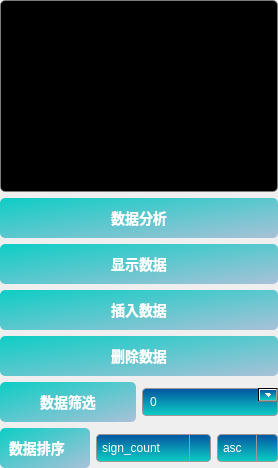
        <widget class="QWidget" name="page">
         <layout class="QVBoxLayout" name="verticalLayout_18">
          <property name="leftMargin">
           <number>0</number>
          </property>
          <property name="topMargin">
           <number>0</number>
          </property>
          <property name="rightMargin">
           <number>0</number>
          </property>
          <property name="bottomMargin">
           <number>0</number>
          </property>
          <item>
           <widget class="QTableView" name="tableView">
            <property name="styleSheet">
             <string notr="true">QTableView {
    background-color: rgba(0, 0, 0, 255);
    color: rgba(255, 255, 255, 255);
    gridline-color: rgba(128, 128, 128, 128);
    alternate-background-color: rgba(30, 30, 30, 255);
    selection-background-color: rgba(13, 206, 197, 255);
    selection-color: rgba(0, 0, 0, 255);
    font: 10pt &quot;Roboto&quot;;
    border: 1px solid rgba(128, 128, 128, 128);
    border-radius: 5px;
    box-shadow: 0 0 5px rgba(0, 0, 0, 50);
}

QTableView::item:hover {
    background-color: rgba(3, 85, 160, 200);
}

QHeaderView::section {
    background-color: qlineargradient(x1:0, y1:0, x2:0, y2:1, stop: 0 rgba(3, 85, 160, 255), stop: 1 rgba(13, 206, 197, 255));
    color: rgba(255, 255, 255, 255);
    font: 10pt &quot;Roboto&quot;;
    padding-left: 4px;
    border: 1px solid rgba(13, 206, 197, 255);
    border-radius: 3px;
}
</string>
            </property>
           </widget>
          </item>
          <item>
           <layout class="QVBoxLayout" name="verticalLayout_9">
            <item>
             <widget class="QPushButton" name="refreshButton_2">
              <property name="styleSheet">
               <string notr="true">QPushButton {
  color: #ffffff; /* 文本颜色 */
  background-color: qlineargradient(x1:0, y1:0, x2:1, y2:1, stop:0 rgb(13, 206, 197), stop:1 rgba(3, 85, 160,0.3)); /* 悬停时的背景渐变 */
  border: none; /* 去除边框 */
  border-radius: 5px; /* 圆角半径 */
  font-size: 14px; /* 文本字号 */
  font-weight: bold; /* 文本加粗 */
  padding: 5px; /* 按钮内边距 */
  min-width: 80px; /* 最小宽度 */
  min-height: 30px; /* 最小高度 */
  font-family: &quot;Microsoft YaHei&quot;;
}

QPushButton:hover {
  background-color: qlineargradient(x1:0, y1:0, x2:1, y2:1, stop:0 rgb(3, 85, 160), stop:1 rgba(3, 85, 160,0.3)); /* 按钮背景渐变 */

}

QPushButton:pressed {
  color: rgb(3, 85, 160); /* 按下时的文本颜色 */
  background-color: #767676; /* 按下时的背景色 */
}
</string>
              </property>
              <property name="text">
               <string>数据分析</string>
              </property>
             </widget>
            </item>
            <item>
             <widget class="QPushButton" name="refreshButton">
              <property name="styleSheet">
               <string notr="true">QPushButton {
  color: #ffffff; /* 文本颜色 */
  background-color: qlineargradient(x1:0, y1:0, x2:1, y2:1, stop:0 rgb(13, 206, 197), stop:1 rgba(3, 85, 160,0.3)); /* 悬停时的背景渐变 */
  border: none; /* 去除边框 */
  border-radius: 5px; /* 圆角半径 */
  font-size: 14px; /* 文本字号 */
  font-weight: bold; /* 文本加粗 */
  padding: 5px; /* 按钮内边距 */
  min-width: 80px; /* 最小宽度 */
  min-height: 30px; /* 最小高度 */
  font-family: &quot;Microsoft YaHei&quot;;
}

QPushButton:hover {
  background-color: qlineargradient(x1:0, y1:0, x2:1, y2:1, stop:0 rgb(3, 85, 160), stop:1 rgba(3, 85, 160,0.3)); /* 按钮背景渐变 */

}

QPushButton:pressed {
  color: rgb(3, 85, 160); /* 按下时的文本颜色 */
  background-color: #767676; /* 按下时的背景色 */
}
</string>
              </property>
              <property name="text">
               <string>显示数据</string>
              </property>
             </widget>
            </item>
            <item>
             <widget class="QPushButton" name="insertButton_2">
              <property name="styleSheet">
               <string notr="true">QPushButton {
  color: #ffffff; /* 文本颜色 */
  background-color: qlineargradient(x1:0, y1:0, x2:1, y2:1, stop:0 rgb(13, 206, 197), stop:1 rgba(3, 85, 160,0.3)); /* 悬停时的背景渐变 */
  border: none; /* 去除边框 */
  border-radius: 5px; /* 圆角半径 */
  font-size: 14px; /* 文本字号 */
  font-weight: bold; /* 文本加粗 */
  padding: 5px; /* 按钮内边距 */
  min-width: 80px; /* 最小宽度 */
  min-height: 30px; /* 最小高度 */
  font-family: &quot;Microsoft YaHei&quot;;
}

QPushButton:hover {
  background-color: qlineargradient(x1:0, y1:0, x2:1, y2:1, stop:0 rgb(3, 85, 160), stop:1 rgba(3, 85, 160,0.3)); /* 按钮背景渐变 */

}

QPushButton:pressed {
  color: rgb(3, 85, 160); /* 按下时的文本颜色 */
  background-color: #767676; /* 按下时的背景色 */
}
</string>
              </property>
              <property name="text">
               <string>插入数据</string>
              </property>
             </widget>
            </item>
            <item>
             <widget class="QPushButton" name="deleteButton_2">
              <property name="styleSheet">
               <string notr="true">QPushButton {
  color: #ffffff; /* 文本颜色 */
  background-color: qlineargradient(x1:0, y1:0, x2:1, y2:1, stop:0 rgb(13, 206, 197), stop:1 rgba(3, 85, 160,0.3)); /* 悬停时的背景渐变 */
  border: none; /* 去除边框 */
  border-radius: 5px; /* 圆角半径 */
  font-size: 14px; /* 文本字号 */
  font-weight: bold; /* 文本加粗 */
  padding: 5px; /* 按钮内边距 */
  min-width: 80px; /* 最小宽度 */
  min-height: 30px; /* 最小高度 */
  font-family: &quot;Microsoft YaHei&quot;;
}

QPushButton:hover {
  background-color: qlineargradient(x1:0, y1:0, x2:1, y2:1, stop:0 rgb(3, 85, 160), stop:1 rgba(3, 85, 160,0.3)); /* 按钮背景渐变 */

}

QPushButton:pressed {
  color: rgb(3, 85, 160); /* 按下时的文本颜色 */
  background-color: #767676; /* 按下时的背景色 */
}
</string>
              </property>
              <property name="text">
               <string>删除数据</string>
              </property>
             </widget>
            </item>
            <item>
             <layout class="QHBoxLayout" name="horizontalLayout_16">
              <item>
               <widget class="QPushButton" name="filterButton_3">
                <property name="styleSheet">
                 <string notr="true">QPushButton {
  color: #ffffff; /* 文本颜色 */
  background-color: qlineargradient(x1:0, y1:0, x2:1, y2:1, stop:0 rgb(13, 206, 197), stop:1 rgba(3, 85, 160,0.3)); /* 悬停时的背景渐变 */
  border: none; /* 去除边框 */
  border-radius: 5px; /* 圆角半径 */
  font-size: 14px; /* 文本字号 */
  font-weight: bold; /* 文本加粗 */
  padding: 5px; /* 按钮内边距 */
  min-width: 80px; /* 最小宽度 */
  min-height: 30px; /* 最小高度 */
  font-family: &quot;Microsoft YaHei&quot;;
}

QPushButton:hover {
  background-color: qlineargradient(x1:0, y1:0, x2:1, y2:1, stop:0 rgb(3, 85, 160), stop:1 rgba(3, 85, 160,0.3)); /* 按钮背景渐变 */

}

QPushButton:pressed {
  color: rgb(3, 85, 160); /* 按下时的文本颜色 */
  background-color: #767676; /* 按下时的背景色 */
}
</string>
                </property>
                <property name="text">
                 <string>数据筛选</string>
                </property>
               </widget>
              </item>
              <item>
               <widget class="QSpinBox" name="spinBox">
                <property name="styleSheet">
                 <string notr="true">QSpinBox {
    border: 1px solid #999999;
    border-radius: 4px;
    padding: 5px;
    background: qlineargradient(x1: 0, y1: 0, x2: 0, y2: 1, stop: 0 rgba(3, 85, 160, 255), stop: 1.0 rgba(13, 206, 197, 255));
    color: white;
}

QSpinBox::up-button, QSpinBox::down-button {
    subcontrol-origin: border;
    subcontrol-position: top right; /* the position of the buttons */
    width: 20px;
}

QSpinBox::up-button {
    image: url(:/img/icon/arrow_up.png);
}

QSpinBox::down-button {
    image: url(:/img/icon/arrow_down.png);
}

QSpinBox::up-button:hover, QSpinBox::down-button:hover {
    background: rgba(13, 206, 197, 100);
}

QSpinBox::up-button:pressed, QSpinBox::down-button:pressed {
    background: rgba(13, 206, 197, 200);
}
</string>
                </property>
               </widget>
              </item>
             </layout>
            </item>
            <item>
             <layout class="QGridLayout" name="gridLayout">
              <item row="0" column="0">
               <widget class="QLabel" name="label_17">
                <property name="styleSheet">
                 <string notr="true">QLabel {
  color: #ffffff; /* 文本颜色 */
  background-color: qlineargradient(x1:0, y1:0, x2:1, y2:1, stop:0 rgb(13, 206, 197), stop:1 rgba(3, 85, 160,0.3)); /* 悬停时的背景渐变 */
  border: none; /* 去除边框 */
  border-radius: 5px; /* 圆角半径 */
  font-size: 14px; /* 文本字号 */
  font-weight: bold; /* 文本加粗 */
  padding: 5px; /* 按钮内边距 */
  min-width: 80px; /* 最小宽度 */
  min-height: 30px; /* 最小高度 */
  font-family: &quot;Microsoft YaHei&quot;;
}

QLabel:hover {
  background-color: qlineargradient(x1:0, y1:0, x2:1, y2:1, stop:0 rgb(3, 85, 160), stop:1 rgba(3, 85, 160,0.3)); /* 按钮背景渐变 */

}

QLabel:pressed {
  color: rgb(3, 85, 160); /* 按下时的文本颜色 */
  background-color: #767676; /* 按下时的背景色 */
}
</string>
                </property>
                <property name="text">
                 <string>数据排序</string>
                </property>
               </widget>
              </item>
              <item row="0" column="1">
               <widget class="QComboBox" name="sortcomboBox_2">
                <property name="styleSheet">
                 <string notr="true">QComboBox {
    border: 1px solid #999999;
    border-radius: 4px;
    padding: 5px;
    background: qlineargradient(x1: 0, y1: 0, x2: 0, y2: 1, stop: 0 rgba(3, 85, 160, 255), stop: 1.0 rgba(13, 206, 197, 255));
    color: white;
}

QComboBox::drop-down {
    subcontrol-origin: padding;
    subcontrol-position: top right;
    width: 20px;
    border-left-width: 1px;
    border-left-color: #999999;
    border-left-style: solid;
    border-top-right-radius: 3px;
    border-bottom-right-radius: 3px;
}

QComboBox::down-arrow {
    image: url(:/img/icon/arrow_down.png);
}

QComboBox QAbstractItemView {
    border: 2px solid #999999;
    border-radius: 4px;
    background: white;
    color: black;
    selection-background-color: rgba(13, 206, 197, 255);
}
</string>
                </property>
                <item>
                 <property name="text">
                  <string>sign_count</string>
                 </property>
                </item>
                <item>
                 <property name="text">
                  <string>detection_time</string>
                 </property>
                </item>
               </widget>
              </item>
              <item row="0" column="2">
               <widget class="QComboBox" name="sortcomboBox_3">
                <property name="styleSheet">
                 <string notr="true">QComboBox {
    border: 1px solid #999999;
    border-radius: 4px;
    padding: 5px;
    background: qlineargradient(x1: 0, y1: 0, x2: 0, y2: 1, stop: 0 rgba(3, 85, 160, 255), stop: 1.0 rgba(13, 206, 197, 255));
    color: white;
}

QComboBox::drop-down {
    subcontrol-origin: padding;
    subcontrol-position: top right;
    width: 20px;
    border-left-width: 1px;
    border-left-color: #999999;
    border-left-style: solid;
    border-top-right-radius: 3px;
    border-bottom-right-radius: 3px;
}

QComboBox::down-arrow {
    image: url(:/img/icon/arrow_down.png);
}

QComboBox QAbstractItemView {
    border: 2px solid #999999;
    border-radius: 4px;
    background: white;
    color: black;
    selection-background-color: rgba(13, 206, 197, 255);
}
</string>
                </property>
                <item>
                 <property name="text">
                  <string>asc</string>
                 </property>
                </item>
                <item>
                 <property name="text">
                  <string>desc</string>
                 </property>
                </item>
               </widget>
              </item>
             </layout>
            </item>
           </layout>
          </item>
         </layout>
        </widget>
